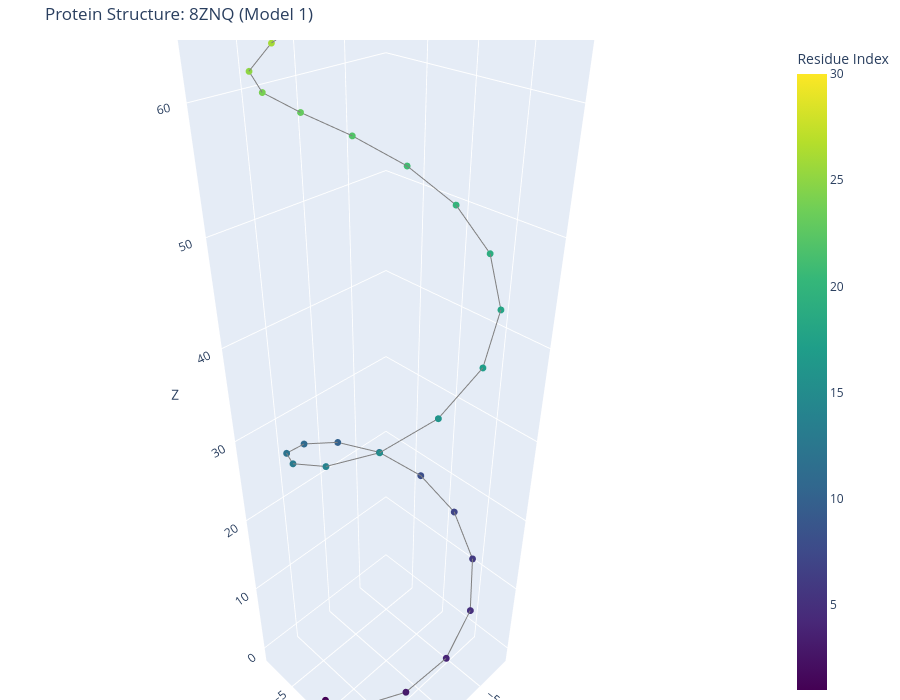

The code cell stored with this chart in its notebook:
### Markdown cell above
### 可視化

### Code cell
def load_and_prep_data(filepath= OUTPUT_DIR + '/submission.csv'):
    """CSVを読み込み、カラム名を正規化し、ターゲットID列を作成する"""
    try:
        df = pd.read_csv(filepath)
        print(f"読み込み完了: {df.shape}")
    except FileNotFoundError:
        print(f"エラー: {filepath} が見つかりません。")
        return None

    # カラム名の正規化（小文字化、空白削除）
    df.columns = df.columns.str.strip().str.lower()
    
    # 'id'カラムの特定
    id_col = 'id' if 'id' in df.columns else None
    if not id_col:
        # 'id'が含まれるカラムを探す
        candidates = [c for c in df.columns if 'id' in c]
        if candidates:
            id_col = candidates[0]
            df.rename(columns={id_col: 'id'}, inplace=True)
        else:
            print("エラー: 'id' カラムが見つかりません。")
            return None

    # Target IDの抽出 (例: "8ZNQ_1" -> "8ZNQ")
    # 最後のアンダースコアより前をターゲット名とする
    df['target_name'] = df['id'].apply(lambda x: '_'.join(str(x).split('_')[:-1]))
    
    # 残基番号の抽出 (例: "8ZNQ_1" -> 1)
    # ソートのために数値化しておく
    try:
        df['residue_number'] = df['id'].apply(lambda x: int(str(x).split('_')[-1]))
    except:
        df['residue_number'] = df.index # 失敗した場合は行番号

    return df

def plot_protein_structure(df, target_name, model_num=1):
    """
    指定されたターゲットとモデル番号の構造を3Dプロットする
    """
    # ターゲットでフィルタリング
    target_df = df[df['target_name'] == target_name].copy()
    
    if target_df.empty:
        print(f"警告: ターゲット '{target_name}' のデータが見つかりません。")
        return

    # 残基順にソート（線がきれいに繋がるように）
    target_df = target_df.sort_values('residue_number')

    # 座標カラムの特定 (x_1, y_1, z_1 形式に対応)
    x_col = f'x_{model_num}'
    y_col = f'y_{model_num}'
    z_col = f'z_{model_num}'

    # カラムが存在するかチェック (x, y, z のみのケースも考慮)
    if x_col not in target_df.columns:
        if 'x' in target_df.columns:
            x_col, y_col, z_col = 'x', 'y', 'z'
        else:
            print(f"エラー: 座標カラム ({x_col}) が見つかりません。")
            return

    # --- Plotlyによる描画 ---
    fig = go.Figure()

    fig.add_trace(go.Scatter3d(
        x=target_df[x_col],
        y=target_df[y_col],
        z=target_df[z_col],
        mode='lines+markers',
        marker=dict(
            size=4,
            color=target_df['residue_number'], # 残基順に色を変える
            colorscale='Viridis',
            showscale=True,
            colorbar=dict(title="Residue Index")
        ),
        line=dict(
            color='gray',
            width=2
        ),
        text=[f"Residue: {r}<br>AA: {n}" for r, n in zip(target_df['residue_number'], target_df.get('resname', ['?']*len(target_df)))],
        hoverinfo='text'
    ))

    fig.update_layout(
        title=f"Protein Structure: {target_name} (Model {model_num})",
        scene=dict(
            xaxis_title="X",
            yaxis_title="Y",
            zaxis_title="Z",
            aspectmode='data' # アスペクト比をデータに合わせる（歪み防止）
        ),
        margin=dict(l=0, r=0, b=0, t=40),
        height=700
    )

    fig.show()

# ==========================================
# 実行セクション
# ==========================================

# 1. データの読み込み
df = load_and_prep_data(OUTPUT_DIR + '/submission.csv')

if df is not None:
    # 2. 利用可能なターゲットの一覧を表示
    unique_targets = df['target_name'].unique()
    print(f"\n検出されたターゲット数: {len(unique_targets)}")
    print(f"ターゲットID一覧 (最初の5件): {unique_targets[:5]}")

    # 3. 可視化の実行
    # ここで表示したいターゲットIDを指定してください
    if len(unique_targets) > 0:
        target_to_plot = unique_targets[0] # 最初のターゲットを自動選択
        
        print(f"\n--- {target_to_plot} の Model 1 を描画します ---")
        plot_protein_structure(df, target_to_plot, model_num=1)
        
        # 必要であれば他のモデルも表示可能
        # plot_protein_structure(df, target_to_plot, model_num=2)

### Figure 1 — Plotly figure (JSON) as saved in the notebook; plotly's stock layout.template omitted (floating-point values rounded to 4 significant figures)
{"data": [{"hoverinfo": "text", "line": {"color": "gray", "width": 2}, "marker": {"color": [1, 2, 3, 4, 5, 6, 7, 8, 9, 10, 11, 12, 13, 14, 15, 16, 17, 18, 19, 20, 21, 22, 23, 24, 25, 26, 27, 28, 29, 30], "colorbar": {"title": {"text": "Residue Index"}}, "colorscale": [[0, "#440154"], [0.1111, "#482878"], [0.2222, "#3e4989"], [0.3333, "#31688e"], [0.4444, "#26828e"], [0.5556, "#1f9e89"], [0.6667, "#35b779"], [0.7778, "#6ece58"], [0.8889, "#b5de2b"], [1, "#fde725"]], "showscale": true, "size": 4}, "mode": "lines+markers", "text": ["Residue: 1<br>AA: A", "Residue: 2<br>AA: C", "Residue: 3<br>AA: C", "Residue: 4<br>AA: G", "Residue: 5<br>AA: U", "Residue: 6<br>AA: G", "Residue: 7<br>AA: A", "Residue: 8<br>AA: C", "Residue: 9<br>AA: G", "Residue: 10<br>AA: G", "Residue: 11<br>AA: G", "Residue: 12<br>AA: C", "Residue: 13<br>AA: C", "Residue: 14<br>AA: U", "Residue: 15<br>AA: U", "Residue: 16<br>AA: U", "Residue: 17<br>AA: U", "Residue: 18<br>AA: G", "Residue: 19<br>AA: G", "Residue: 20<br>AA: C", "Residue: 21<br>AA: U", "Residue: 22<br>AA: A", "Residue: 23<br>AA: U", "Residue: 24<br>AA: A", "Residue: 25<br>AA: C", "Residue: 26<br>AA: G", "Residue: 27<br>AA: C", "Residue: 28<br>AA: G", "Residue: 29<br>AA: G", "Residue: 30<br>AA: U"], "type": "scatter3d", "x": [9.0, 7.894, 4.849, 0.612, -3.775, -7.235, -8.917, -8.408, -5.833, -1.825, 2.631, 6.441, 8.668, 8.766, 6.709, 3.004, -1.439, -5.529, -8.26, -8.962, -7.461, -4.128, 0.22, 4.514, 7.698, 8.991, 8.075, 5.175, 1.003, -3.415], "y": [0.0, 4.322, 7.582, 8.979, 8.17, 5.353, 1.221, -3.211, -6.854, -8.813, -8.607, -6.286, -2.42, 2.04, 5.999, 8.484, 8.884, 7.102, 3.574, -0.831, -5.033, -7.998, -8.997, -7.786, -4.662, -0.393, 3.974, 7.363, 8.944, 8.327], "z": [0.0, 2.61, 5.22, 7.83, 10.44, 13.05, 15.66, 18.27, 20.88, 23.49, 26.1, 28.71, 31.32, 33.93, 36.54, 39.15, 41.76, 44.37, 46.98, 49.59, 52.2, 54.81, 57.42, 60.03, 62.64, 65.25, 67.86, 70.47, 73.08, 75.69]}], "layout": {"height": 700, "margin": {"b": 0, "l": 0, "r": 0, "t": 40}, "scene": {"aspectmode": "data", "xaxis": {"title": {"text": "X"}}, "yaxis": {"title": {"text": "Y"}}, "zaxis": {"title": {"text": "Z"}}}, "title": {"text": "Protein Structure: 8ZNQ (Model 1)"}}}
